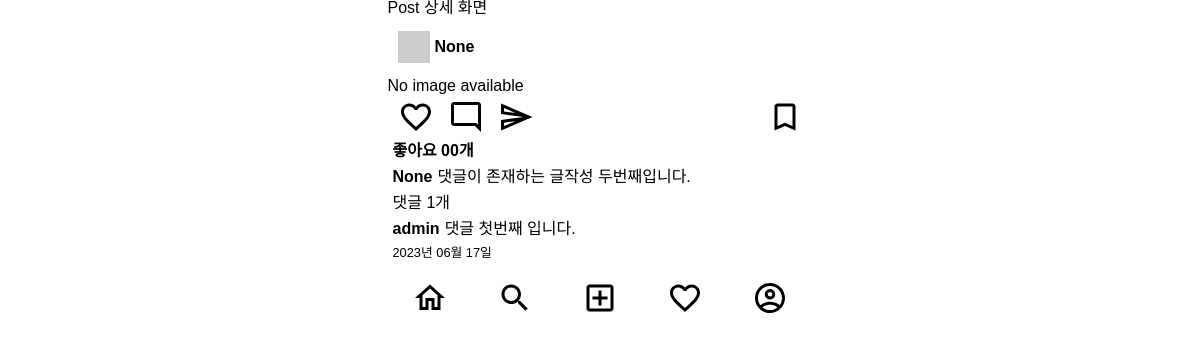
Page /posts/2/ on the committed database.
### posts/models.py (models this page shows)
class Post(models.Model):
    image = models.ImageField(verbose_name='이미지', null=True, blank=True)
    content = models.TextField(verbose_name='내용')
    created_at = models.DateTimeField(verbose_name='작성일', auto_now_add=True)
    view_count = models.IntegerField(verbose_name='조회수', default=0)
    writer = models.ForeignKey(to=User, on_delete=models.CASCADE, null=True, blank=True)

class Comment(models.Model):
    content = models.TextField(verbose_name='내용')
    created_at = models.DateTimeField(verbose_name='작성일')
    post = models.ForeignKey(to='Post', on_delete=models.CASCADE)
    writer = models.ForeignKey(to=User, on_delete=models.CASCADE, null=True, blank=True)

### users/models.py (models this page shows)
class User(AbstractUser):
    phone = models.CharField(verbose_name='전화번호', max_length=11)
    objects = UserManager()

### posts/views.py (the view)
# urls.py: path('<int:id>/', post_detail_view, name='post-detail'),
def post_detail_view(request, id):
    post = Post.objects.get(id=id)
    context = {
        'post': post
    }
    return render(request, 'posts/post_detail.html', context)

### templates/posts/post_detail.html (shortened to what this page needs)
{% extends 'base.html' %}
{% block content %}
<h1>Post 상세 화면</h1>
{% include 'mixin/posts/post_card.html' with detail=True %}
{% endblock %}

### templates/mixin/posts/post_card.html (shortened to what this page needs)
{% load static %}
<div class="card">
    <div class="card__header">
        <img class="card__user-image" src="http://via.placeholder.com/32x32"/>
        <span class="card__user-name">{{ post.writer }}</span>
    </div>
    <div class="card__body">
        <div>
        {% if post.image %}
            <img class="card__image" src="{{ post.image.url }}">
        {% else %}
            <p>No image available</p>
        {% endif %}
    </div>
        <div class="card__btn-group">
            <div>
                <img class="card__btn" src="{% static 'icons/favorite_outlined_black_36dp.svg' %}" alt="좋아요"/>
                <img class="card__btn" src="{% static 'icons/mode_comment_outlined_black_36dp.svg' %}" alt="댓글"/>
                <img class="card__btn" src="{% static 'icons/send_outlined_black_36dp.svg' %}" alt="공유하기"/>
            </div>
            <div>
                <img class="card__btn" src="{% static 'icons/bookmark_outlined_black_36dp.svg' %}" alt="북마크"/>
            </div>
        </div>
        <div class="card_content">
            <span class="card__like-num">좋아요 00개</span>
            <div class="card__main-text">
                <p><span class="card__user-name">{{ post.writer }}</span>{{ post.content |truncatechars:35 }}</p>
            </div>
            <div>
                <p class="">댓글 {{ post.comment_set.all.count }}개 {% if not detail %}모두 보기{% endif %}</p>
                <ul class="card__comment-group">
                    {% if not detail %}
                        {% for comment in post.comment_set.all %}
                            <li><p><span class="card__user-name">{{ comment.writer }}</span>{{ comment.content }}</p>
                            </li>
                        {% empty %}
                            <li><p>댓글 없음</p></li>
                        {% endfor %}
                    {% else %}
                        {% for comment in post.comment_set.all|slice:":2" %}
                            <li><p><span class="card__user-name">{{ comment.writer }}</span>{{ comment.content }}</p>
                            </li>
                        {% empty %}
                            <li><p>댓글 없음</p></li>
                        {% endfor %}
                    {% endif %}
                </ul>
            </div>
            <span class="card__created-at">{{ post.created_at|date:"Y년 m월 d일" }}</span>
        </div>
    </div>
</div>

### static/css/index.css (style rules this page uses)
.container { display: flex; flex-direction: column; max-width: 425px; }
body { font-family: 'Noto Sans KR', sans-serif; margin: 0 auto 60px auto; }
.card__header { display: flex; align-items: center; margin: 15px 0; padding: 0 5px; }
.card__user-image { margin: 0 5px; }
.card__user-name { font-weight: bold; margin: 0 5px 0 0; }
.card__body { margin: 10px 0; }
.card__btn-group { display: flex; justify-content: space-between; margin: 5px 0; padding: 0 5px; }
.card__btn { margin: 0 5px; }
.card_content { display: flex; flex-direction: column; padding: 0 5px; }
.card__like-num { font-weight: bold; }
.card__main-text { margin: 10px 0; }
.card__comment-group > li { margin: 10px 0; }
.card__created-at { font-weight: lighter; font-size: 0.8rem; }

### rows in the picture
Post: writer "None", content "댓글이 존재하는 글작성 두번째입니다.", comment_set.all.count "1", created_at "2023년 06월 17일"
Comment: writer "admin", content "댓글 첫번째 입니다."
